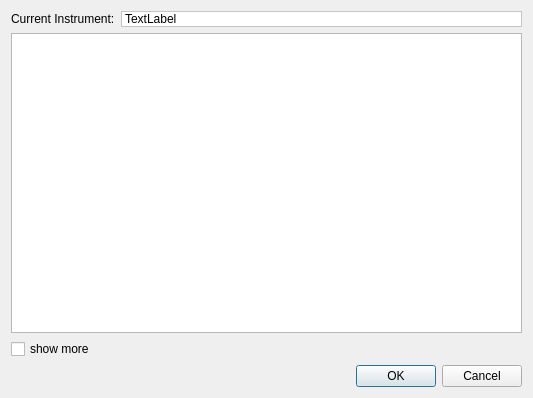
<?xml version="1.0" encoding="UTF-8"?>
<ui version="4.0">
 <class>SelectInstrument</class>
 <widget class="QDialog" name="SelectInstrument">
  <property name="geometry">
   <rect>
    <x>0</x>
    <y>0</y>
    <width>533</width>
    <height>398</height>
   </rect>
  </property>
  <property name="windowTitle">
   <string>MuseScore: Select Instrument</string>
  </property>
  <layout class="QVBoxLayout" name="verticalLayout">
   <item>
    <layout class="QHBoxLayout" name="horizontalLayout">
     <item>
      <widget class="QLabel" name="label_4">
       <property name="sizePolicy">
        <sizepolicy hsizetype="Fixed" vsizetype="Fixed">
         <horstretch>0</horstretch>
         <verstretch>0</verstretch>
        </sizepolicy>
       </property>
       <property name="text">
        <string>Current Instrument:</string>
       </property>
      </widget>
     </item>
     <item>
      <widget class="QLabel" name="currentInstrument">
       <property name="sizePolicy">
        <sizepolicy hsizetype="Expanding" vsizetype="Preferred">
         <horstretch>0</horstretch>
         <verstretch>0</verstretch>
        </sizepolicy>
       </property>
       <property name="palette">
        <palette>
         <active>
          <colorrole role="Base">
           <brush brushstyle="SolidPattern">
            <color alpha="255">
             <red>255</red>
             <green>255</green>
             <blue>255</blue>
            </color>
           </brush>
          </colorrole>
          <colorrole role="Window">
           <brush brushstyle="SolidPattern">
            <color alpha="255">
             <red>255</red>
             <green>255</green>
             <blue>255</blue>
            </color>
           </brush>
          </colorrole>
         </active>
         <inactive>
          <colorrole role="Base">
           <brush brushstyle="SolidPattern">
            <color alpha="255">
             <red>255</red>
             <green>255</green>
             <blue>255</blue>
            </color>
           </brush>
          </colorrole>
          <colorrole role="Window">
           <brush brushstyle="SolidPattern">
            <color alpha="255">
             <red>255</red>
             <green>255</green>
             <blue>255</blue>
            </color>
           </brush>
          </colorrole>
         </inactive>
         <disabled>
          <colorrole role="Base">
           <brush brushstyle="SolidPattern">
            <color alpha="255">
             <red>255</red>
             <green>255</green>
             <blue>255</blue>
            </color>
           </brush>
          </colorrole>
          <colorrole role="Window">
           <brush brushstyle="SolidPattern">
            <color alpha="255">
             <red>255</red>
             <green>255</green>
             <blue>255</blue>
            </color>
           </brush>
          </colorrole>
         </disabled>
        </palette>
       </property>
       <property name="autoFillBackground">
        <bool>true</bool>
       </property>
       <property name="frameShape">
        <enum>QFrame::StyledPanel</enum>
       </property>
       <property name="frameShadow">
        <enum>QFrame::Plain</enum>
       </property>
       <property name="midLineWidth">
        <number>1</number>
       </property>
       <property name="text">
        <string>TextLabel</string>
       </property>
      </widget>
     </item>
    </layout>
   </item>
   <item>
    <widget class="QTreeWidget" name="instrumentList">
     <attribute name="headerVisible">
      <bool>false</bool>
     </attribute>
     <column>
      <property name="text">
       <string>0</string>
      </property>
     </column>
    </widget>
   </item>
   <item>
    <widget class="QCheckBox" name="showMore">
     <property name="text">
      <string>show more</string>
     </property>
    </widget>
   </item>
   <item>
    <widget class="QDialogButtonBox" name="buttonBox">
     <property name="orientation">
      <enum>Qt::Horizontal</enum>
     </property>
     <property name="standardButtons">
      <set>QDialogButtonBox::Cancel|QDialogButtonBox::Ok</set>
     </property>
    </widget>
   </item>
  </layout>
 </widget>
 <resources>
  <include location="mscore.qrc"/>
 </resources>
 <connections>
  <connection>
   <sender>buttonBox</sender>
   <signal>accepted()</signal>
   <receiver>SelectInstrument</receiver>
   <slot>accept()</slot>
   <hints>
    <hint type="sourcelabel">
     <x>248</x>
     <y>254</y>
    </hint>
    <hint type="destinationlabel">
     <x>157</x>
     <y>274</y>
    </hint>
   </hints>
  </connection>
  <connection>
   <sender>buttonBox</sender>
   <signal>rejected()</signal>
   <receiver>SelectInstrument</receiver>
   <slot>reject()</slot>
   <hints>
    <hint type="sourcelabel">
     <x>316</x>
     <y>260</y>
    </hint>
    <hint type="destinationlabel">
     <x>286</x>
     <y>274</y>
    </hint>
   </hints>
  </connection>
 </connections>
</ui>
